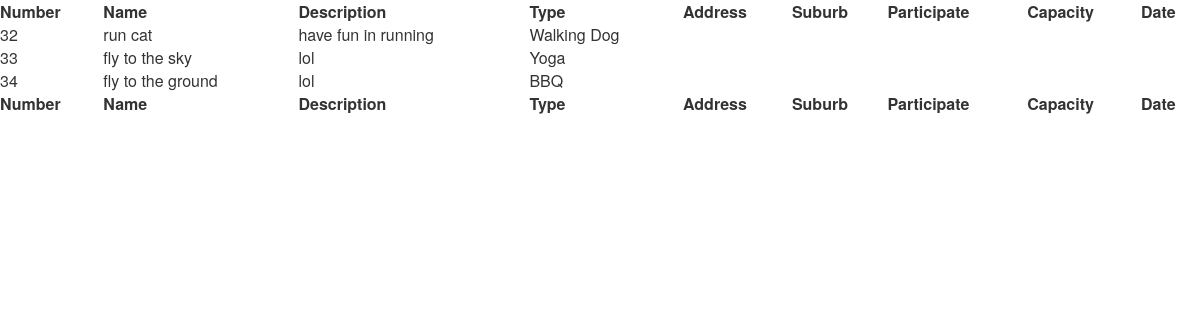
The page /event/e.php on the database its author committed.
### tables this page shows
CREATE TABLE `events` (
  `eventId` int(60) NOT NULL,
  `create_user_id` int(60) NOT NULL,
  `eventName` varchar(255) DEFAULT NULL,
  `eventDescription` text,
  `type` varchar(60) DEFAULT NULL,
  `address` text NOT NULL,
  `suburb` varchar(70) NOT NULL,
  `capacity` int(60) DEFAULT NULL,
  `curr_capa` int(11) DEFAULT NULL,
  `date` datetime DEFAULT NULL,
  `status` varchar(25) NOT NULL
);

### event/e.php (the view, shortened to what this page needs)
<?php
$username = "root";
$password = "root";
$hostname = "localhost";
$dbname = "event";
try {
    $pdo = new PDO("mysql:host=$hostname;dbname=$dbname", $username, $password);
    $sql = "SELECT * FROM events";
    $stmt = $pdo->query($sql);
    $list = $stmt->fetchAll(PDO::FETCH_ASSOC);
}
catch(PDOException $e) {
    echo $e->getMessage();
}
?>
<html xmlns="http://www.w3.org/1999/xhtml">
<head>
    <link rel="stylesheet" type="text/css" href="https://cdnjs.cloudflare.com/ajax/libs/twitter-bootstrap/3.3.6/css/bootstrap.min.css"/>
    <link rel="stylesheet" type="text/css" href="https://cdn.datatables.net/1.10.11/css/dataTables.bootstrap.min.css"/>
</head>
<body>
        <table id='event' class="" style="width: 100%">
            <thead>
            <tr>
                <th>Number</th>
                <th>Name</th>
                <th>Description</th>
                <th>Type</th>
                <th>Address</th>
                <th>Suburb</th>
                <th>Participate</th>
                <th>Capacity</th>
                <th>Date</th>
            </tr>
            </thead>
            <tbody>
                <?php
                foreach ($list as $val){
                ?>
                <tr>
                    <td>
                        <?php echo $val['eventId'];?>
                    </td>
                    <td>
                        <?php echo $val['eventName'];?>
                    </td>
                    <td>
                        <?php echo $val['eventDescription'];?>
                    </td>
                    <td>
                        <?php echo $val['type'];?>
                    </td>
                </tr>
            <?php } ?>
            </tbody>
            <tfoot>
            <tr>
                <th>Number</th>
                <th>Name</th>
                <th>Description</th>
                <th>Type</th>
                <th>Address</th>
                <th>Suburb</th>
                <th>Participate</th>
                <th>Capacity</th>
                <th>Date</th>
            </tr>
            </tfoot>
        </table>
</body>
</html>

### rows shown on the page
events: eventId "32", eventName "run cat", eventDescription "have fun in running", type "Walking Dog"
events: eventId "33", eventName "fly to the sky", eventDescription "lol", type "Yoga"
events: eventId "34", eventName "fly to the ground", eventDescription "lol", type "BBQ"
